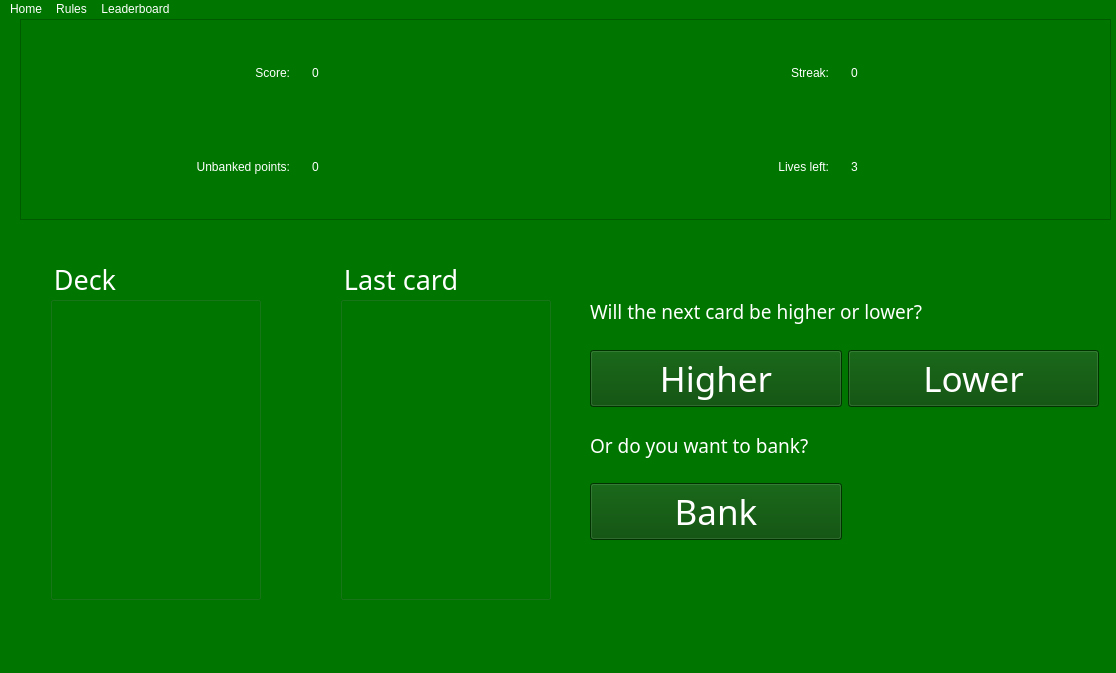
<?xml version="1.0" encoding="UTF-8"?>
<ui version="4.0">
 <class>MainWindow</class>
 <widget class="QMainWindow" name="MainWindow">
  <property name="geometry">
   <rect>
    <x>0</x>
    <y>0</y>
    <width>1116</width>
    <height>673</height>
   </rect>
  </property>
  <property name="windowTitle">
   <string>Higher or Lower: Point Rush</string>
  </property>
  <property name="styleSheet">
   <string notr="true">background-color: rgb(0,118,0);
color: white</string>
  </property>
  <widget class="QWidget" name="centralwidget">
   <widget class="QFrame" name="frame">
    <property name="geometry">
     <rect>
      <x>10</x>
      <y>0</y>
      <width>1101</width>
      <height>201</height>
     </rect>
    </property>
    <property name="styleSheet">
     <string notr="true">font: 22pt &quot;Bodoni MT&quot;;
color: white;
margin-left: 10px</string>
    </property>
    <property name="frameShape">
     <enum>QFrame::StyledPanel</enum>
    </property>
    <property name="frameShadow">
     <enum>QFrame::Raised</enum>
    </property>
    <widget class="QWidget" name="gridLayoutWidget">
     <property name="geometry">
      <rect>
       <x>20</x>
       <y>10</y>
       <width>1071</width>
       <height>181</height>
      </rect>
     </property>
     <layout class="QGridLayout" name="gridLayout">
      <item row="0" column="1">
       <widget class="QLabel" name="label_5">
        <property name="text">
         <string>0</string>
        </property>
       </widget>
      </item>
      <item row="0" column="0">
       <widget class="QLabel" name="label">
        <property name="text">
         <string>Score:</string>
        </property>
        <property name="alignment">
         <set>Qt::AlignRight|Qt::AlignTrailing|Qt::AlignVCenter</set>
        </property>
       </widget>
      </item>
      <item row="0" column="2">
       <widget class="QLabel" name="label_3">
        <property name="text">
         <string>Streak:</string>
        </property>
        <property name="alignment">
         <set>Qt::AlignRight|Qt::AlignTrailing|Qt::AlignVCenter</set>
        </property>
       </widget>
      </item>
      <item row="1" column="2">
       <widget class="QLabel" name="label_4">
        <property name="text">
         <string>Lives left:</string>
        </property>
        <property name="alignment">
         <set>Qt::AlignRight|Qt::AlignTrailing|Qt::AlignVCenter</set>
        </property>
       </widget>
      </item>
      <item row="1" column="1">
       <widget class="QLabel" name="label_6">
        <property name="text">
         <string>0</string>
        </property>
       </widget>
      </item>
      <item row="0" column="3">
       <widget class="QLabel" name="label_7">
        <property name="text">
         <string>0</string>
        </property>
       </widget>
      </item>
      <item row="1" column="0">
       <widget class="QLabel" name="label_2">
        <property name="text">
         <string>Unbanked points:</string>
        </property>
        <property name="alignment">
         <set>Qt::AlignRight|Qt::AlignTrailing|Qt::AlignVCenter</set>
        </property>
       </widget>
      </item>
      <item row="1" column="3">
       <widget class="QLabel" name="label_8">
        <property name="text">
         <string>3</string>
        </property>
       </widget>
      </item>
     </layout>
    </widget>
   </widget>
   <widget class="QGroupBox" name="groupBox_2">
    <property name="geometry">
     <rect>
      <x>340</x>
      <y>240</y>
      <width>211</width>
      <height>341</height>
     </rect>
    </property>
    <property name="font">
     <font>
      <family>Bodoni MT Condensed</family>
      <pointsize>20</pointsize>
     </font>
    </property>
    <property name="title">
     <string>Last card</string>
    </property>
    <widget class="QLabel" name="label_12">
     <property name="geometry">
      <rect>
       <x>4</x>
       <y>45</y>
       <width>201</width>
       <height>291</height>
      </rect>
     </property>
     <property name="text">
      <string/>
     </property>
     <property name="scaledContents">
      <bool>true</bool>
     </property>
    </widget>
   </widget>
   <widget class="QGroupBox" name="groupBox_3">
    <property name="geometry">
     <rect>
      <x>50</x>
      <y>240</y>
      <width>211</width>
      <height>341</height>
     </rect>
    </property>
    <property name="font">
     <font>
      <family>Bodoni MT Condensed</family>
      <pointsize>20</pointsize>
     </font>
    </property>
    <property name="title">
     <string>Deck</string>
    </property>
    <widget class="QLabel" name="label_11">
     <property name="geometry">
      <rect>
       <x>4</x>
       <y>45</y>
       <width>201</width>
       <height>291</height>
      </rect>
     </property>
     <property name="text">
      <string/>
     </property>
     <property name="pixmap">
      <pixmap>card-images/back_of_card.png</pixmap>
     </property>
     <property name="scaledContents">
      <bool>true</bool>
     </property>
    </widget>
   </widget>
   <widget class="QWidget" name="gridLayoutWidget_2">
    <property name="geometry">
     <rect>
      <x>590</x>
      <y>260</y>
      <width>509</width>
      <height>261</height>
     </rect>
    </property>
    <layout class="QGridLayout" name="gridLayout_2">
     <item row="3" column="0">
      <widget class="QPushButton" name="pushButton_3">
       <property name="font">
        <font>
         <family>Bodoni MT</family>
         <pointsize>26</pointsize>
        </font>
       </property>
       <property name="styleSheet">
        <string notr="true">background-color: rgb(0, 71, 0);</string>
       </property>
       <property name="text">
        <string>Bank</string>
       </property>
      </widget>
     </item>
     <item row="1" column="1">
      <widget class="QPushButton" name="pushButton">
       <property name="font">
        <font>
         <family>Bodoni MT</family>
         <pointsize>26</pointsize>
        </font>
       </property>
       <property name="styleSheet">
        <string notr="true">background-color: rgb(0, 71, 0);</string>
       </property>
       <property name="text">
        <string>Lower</string>
       </property>
      </widget>
     </item>
     <item row="0" column="0" colspan="2">
      <widget class="QLabel" name="label_9">
       <property name="font">
        <font>
         <family>Bodoni MT</family>
         <pointsize>14</pointsize>
        </font>
       </property>
       <property name="text">
        <string>Will the next card be higher or lower?</string>
       </property>
      </widget>
     </item>
     <item row="1" column="0">
      <widget class="QPushButton" name="pushButton_2">
       <property name="font">
        <font>
         <family>Bodoni MT</family>
         <pointsize>26</pointsize>
        </font>
       </property>
       <property name="styleSheet">
        <string notr="true">background-color: rgb(0, 71, 0);</string>
       </property>
       <property name="text">
        <string>Higher</string>
       </property>
      </widget>
     </item>
     <item row="2" column="0" colspan="2">
      <widget class="QLabel" name="label_10">
       <property name="font">
        <font>
         <family>Bodoni MT</family>
         <pointsize>14</pointsize>
        </font>
       </property>
       <property name="text">
        <string>Or do you want to bank?</string>
       </property>
      </widget>
     </item>
    </layout>
   </widget>
  </widget>
  <widget class="QMenuBar" name="menubar">
   <property name="geometry">
    <rect>
     <x>0</x>
     <y>0</y>
     <width>1116</width>
     <height>26</height>
    </rect>
   </property>
   <property name="styleSheet">
    <string notr="true">color: white</string>
   </property>
   <widget class="QMenu" name="menuHome">
    <property name="title">
     <string>Home</string>
    </property>
   </widget>
   <widget class="QMenu" name="menuRules">
    <property name="title">
     <string>Rules</string>
    </property>
   </widget>
   <widget class="QMenu" name="menuLeaderboard">
    <property name="title">
     <string>Leaderboard</string>
    </property>
   </widget>
   <addaction name="menuHome"/>
   <addaction name="menuRules"/>
   <addaction name="menuLeaderboard"/>
  </widget>
  <widget class="QStatusBar" name="statusbar"/>
 </widget>
 <resources/>
 <connections/>
</ui>
